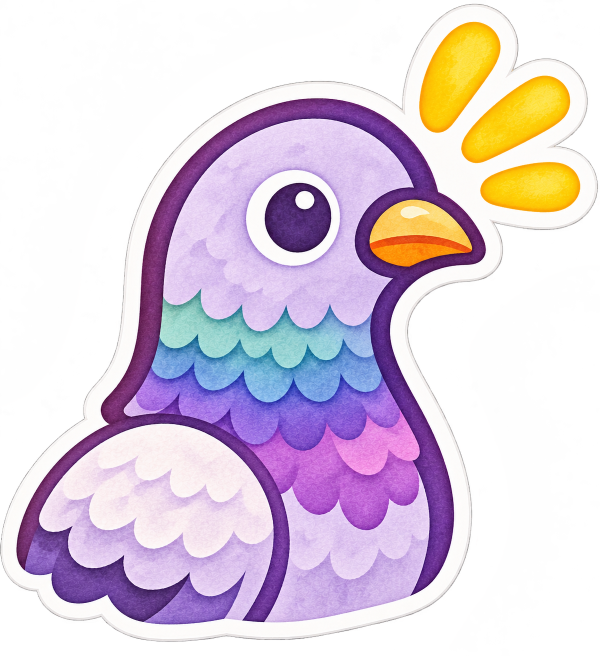
#> input picture assets/paloma_dialog.png, 1199 x 1312 px, found by its file name (shown at 1/2 size)
$ python generate_paloma_frames.py
#> lines starting #> are read from the running program, lines starting #| are printed output that depends on the picture; after the words box and inside, x2 and y2 are one past the last pixel; in counts of white or black regions, pixels touching at a corner belong together
import os
import numpy as np
from PIL import Image, ImageDraw

def create_paloma_frames():
    base_path = "assets/paloma_dialog.png"
    if not os.path.exists(base_path):
        raise FileNotFoundError(f"No se encontró el asset base: {base_path}")

    base = Image.open(base_path).convert("RGBA")
#> base is the input picture: PIL image 1199x1312 RGBA; mean R, G, B, A 156.8, 141.8, 155.8, 142.3
    arr_base = np.array(base)
    h_img, w_img, _ = arr_base.shape
#> h_img = 1312; w_img = 1199
    print(f"Generando frames de animación para Paloma ({w_img}x{h_img})...")
#> (printed output is left out)

    def get_seam_y(x):
        # Parabola de la comisura del pico: (830, 470) vértice
        return 470.0 + ((x - 830.0) / 100.0) ** 2 * 28.0

    def make_mouth_frame(max_gap=0):
        if max_gap == 0:
            return base.copy()

        out = arr_base.copy()

        for x in range(742, 960):
            seam = get_seam_y(x)
            rel = (x - 742.0) / (955.0 - 742.0)
            if 0 <= rel <= 1:
                gap = max_gap * np.sin(rel * np.pi)
            else:
                gap = 0

            shift = int(round(gap))
            if shift <= 0:
                continue

            # 1. Cavidad bucal profunda
            for y in range(int(seam), int(seam + shift)):
                norm_y = (y - seam) / float(shift)
                tongue_x_rel = (rel - 0.52) / 0.22
                is_tongue = False
                if abs(tongue_x_rel) <= 1.0:
                    tongue_top = 0.35 + 0.35 * (tongue_x_rel ** 2)
                    if norm_y >= tongue_top:
                        is_tongue = True

                if is_tongue:
                    # Lengua coral cálida
                    out[y, x] = [238, 102, 82, 255]
                else:
                    # Cavidad interior ciruela/rubí profundo
                    out[y, x] = [72, 20, 48, 255]

            # 2. Desplazamiento de mandíbula inferior y borde
            for y in range(540, int(seam), -1):
                if y + shift < h_img:
                    r, g, b, a = arr_base[y, x]
                    if a > 0:
                        out[y + shift, x] = arr_base[y, x]

        return Image.fromarray(out)

    def make_blink_frame():
        # Centro exacto del iris en (595, 435), radio 60
        img = base.copy()
        draw = ImageDraw.Draw(img)
        cx, cy = 595, 435
        r_iris = 60

        # Párpado con color lavanda de la cabeza
        draw.ellipse([cx - r_iris, cy - r_iris, cx + r_iris, cy + r_iris], fill=(216, 192, 238, 255))
        # Sombra sutil de acuarela en el borde superior del párpado
        draw.arc([cx - r_iris + 2, cy - r_iris + 2, cx + r_iris - 2, cy + r_iris - 2], start=180, end=360, fill=(182, 152, 212, 255), width=5)
        # Arco de pestañas alegre (sonrisa de ojos cerrada ⌒)
        col = (65, 28, 90, 255)
        w_line = 9
        draw.arc([cx - 46, cy - 32, cx + 46, cy + 28], start=190, end=350, fill=col, width=w_line)
        draw.line([(cx - 40, cy - 8), (cx - 52, cy - 14)], fill=col, width=w_line - 3)
        return img

    f0 = make_mouth_frame(0)
    f1 = make_mouth_frame(14)
#> call 2 of make_mouth_frame, with max_gap = 14
#> after the loop in make_mouth_frame (call 2), `for x in range(742, 960):`:
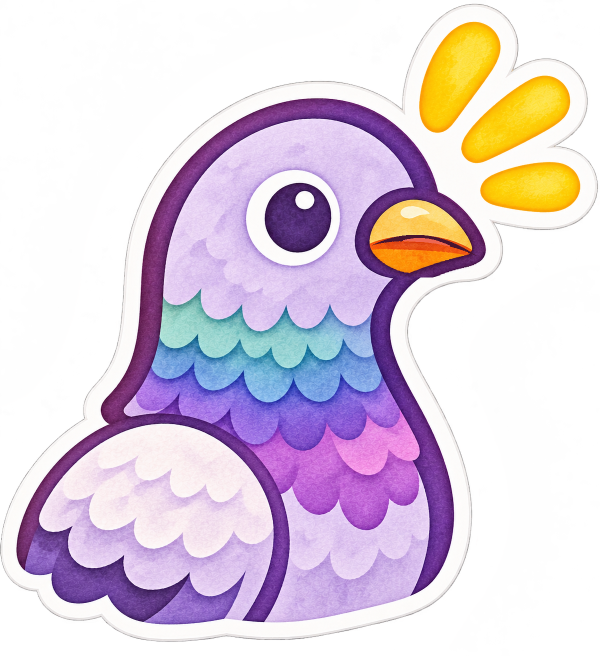
#> out: shape (1312, 1199, 4) (shown at 1/2 size); 0.9% of pixels changed, all inside (x1, y1, x2, y2) = (745, 470, 953, 555); transparent parts drawn white
    f2 = make_mouth_frame(26)
#> call 3 of make_mouth_frame, with max_gap = 26
#> after the loop in make_mouth_frame (call 3), `for x in range(742, 960):`:
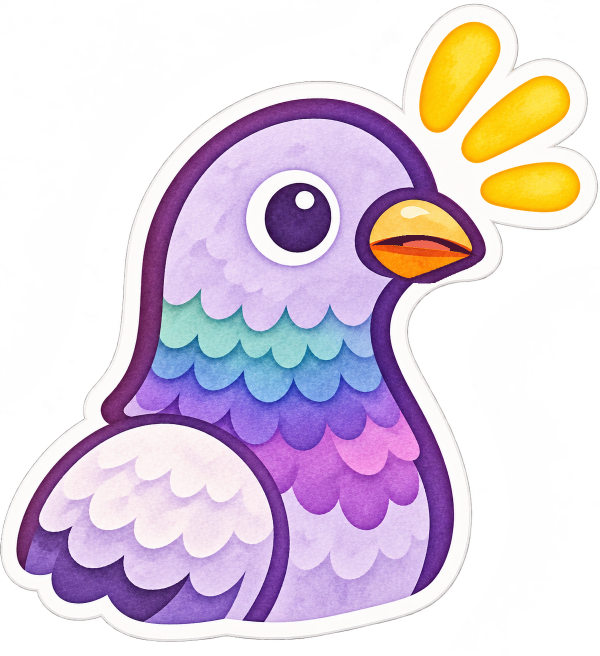
#> out: shape (1312, 1199, 4) (shown at 1/2 size); 1.01% of pixels changed, all inside (x1, y1, x2, y2) = (744, 470, 954, 567); transparent parts drawn white
    fb = make_blink_frame()

    f0.save("assets/paloma_dialog_habla_0.png")
    f1.save("assets/paloma_dialog_habla_1.png")
    f2.save("assets/paloma_dialog_habla_2.png")
    fb.save("assets/paloma_dialog_pestaneo.png")
    print("[OK] Frames guardados en assets/: habla_0, habla_1, habla_2, pestaneo.")

if __name__ == "__main__":
    create_paloma_frames()

$ run again, with assets/Mapa acuarela de ciudad costera tropical.png copied over assets/paloma_dialog.png
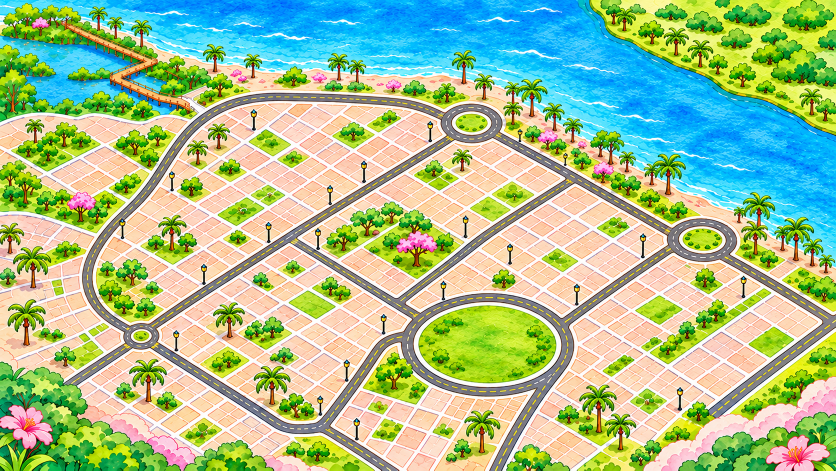
#> input picture assets/Mapa acuarela de ciudad costera tropical.png, 1672 x 941 px, found by its file name (shown at 1/2 size)
#> (printed output is left out)
#> after the loop in make_mouth_frame (call 2), `for x in range(742, 960):`:
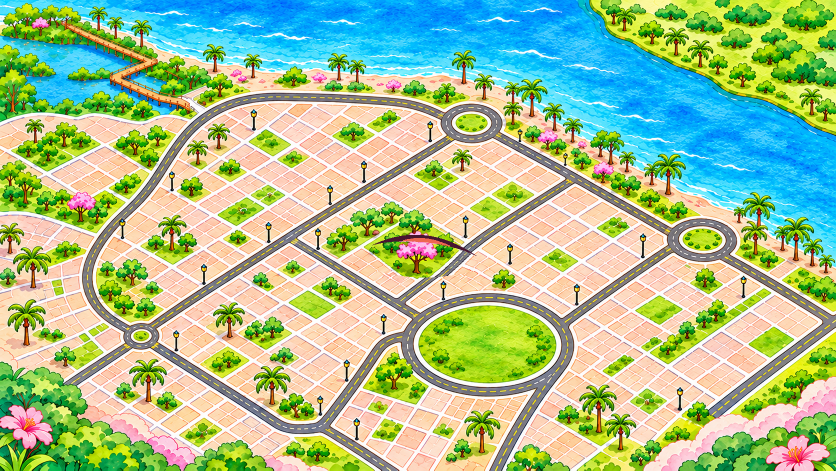
#> out: shape (941, 1672, 4) (shown at 1/2 size); mean R, G, B, A 164.2, 192.1, 145.7, 255
#> after the loop in make_mouth_frame (call 3), `for x in range(742, 960):`:
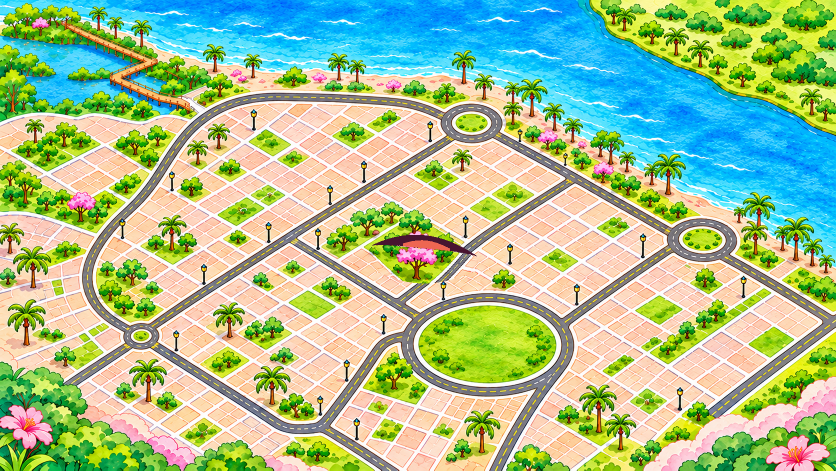
#> out: shape (941, 1672, 4) (shown at 1/2 size); mean R, G, B, A 164.1, 191.9, 145.6, 255

$ run again, with assets/aeropuerto_ernesto_cortissoz_mapa.png copied over assets/paloma_dialog.png
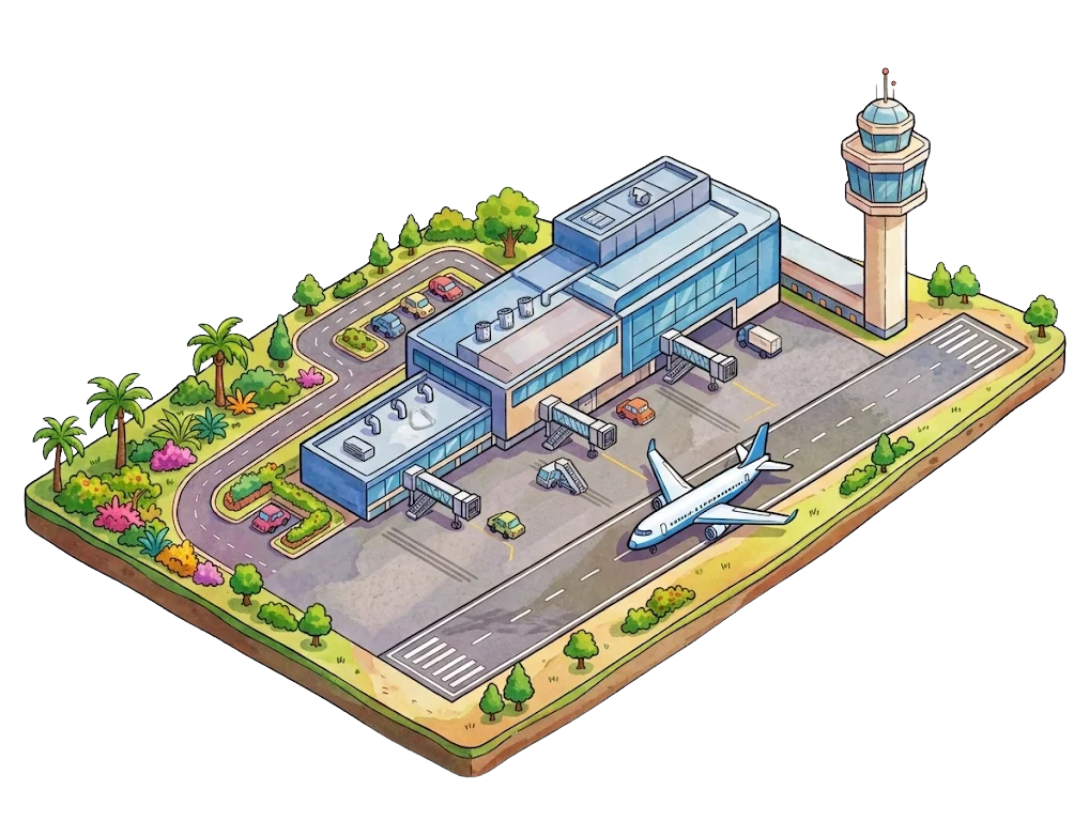
#> input picture assets/aeropuerto_ernesto_cortissoz_mapa.png, 1083 x 819 px, found by its file name
#> in create_paloma_frames, base is the input picture: PIL image 1083x819 RGBA; mean R, G, B, A 65.4, 64.3, 55.2, 106.2
#> (printed output is left out)
#> after the loop in make_mouth_frame (call 2), `for x in range(742, 960):`:
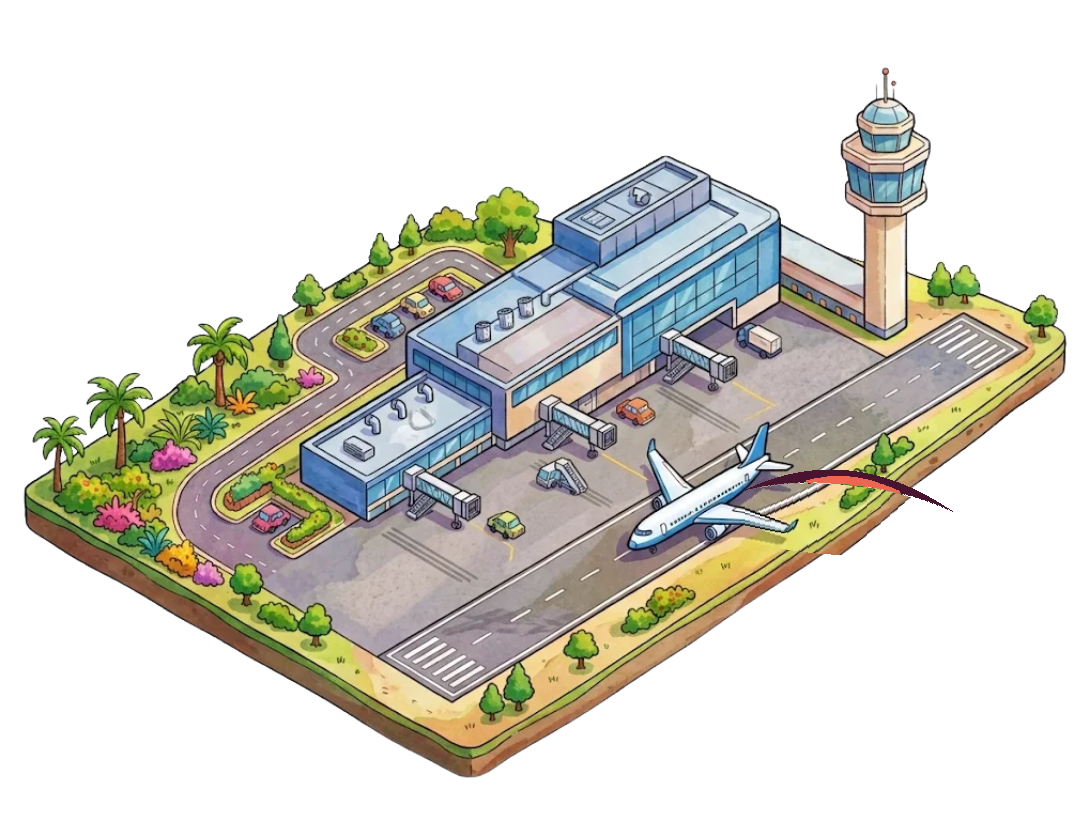
#> out: shape (819, 1083, 4); 1.21% of pixels changed, all inside (x1, y1, x2, y2) = (745, 470, 953, 555); transparent parts drawn white
#> after the loop in make_mouth_frame (call 3), `for x in range(742, 960):`:
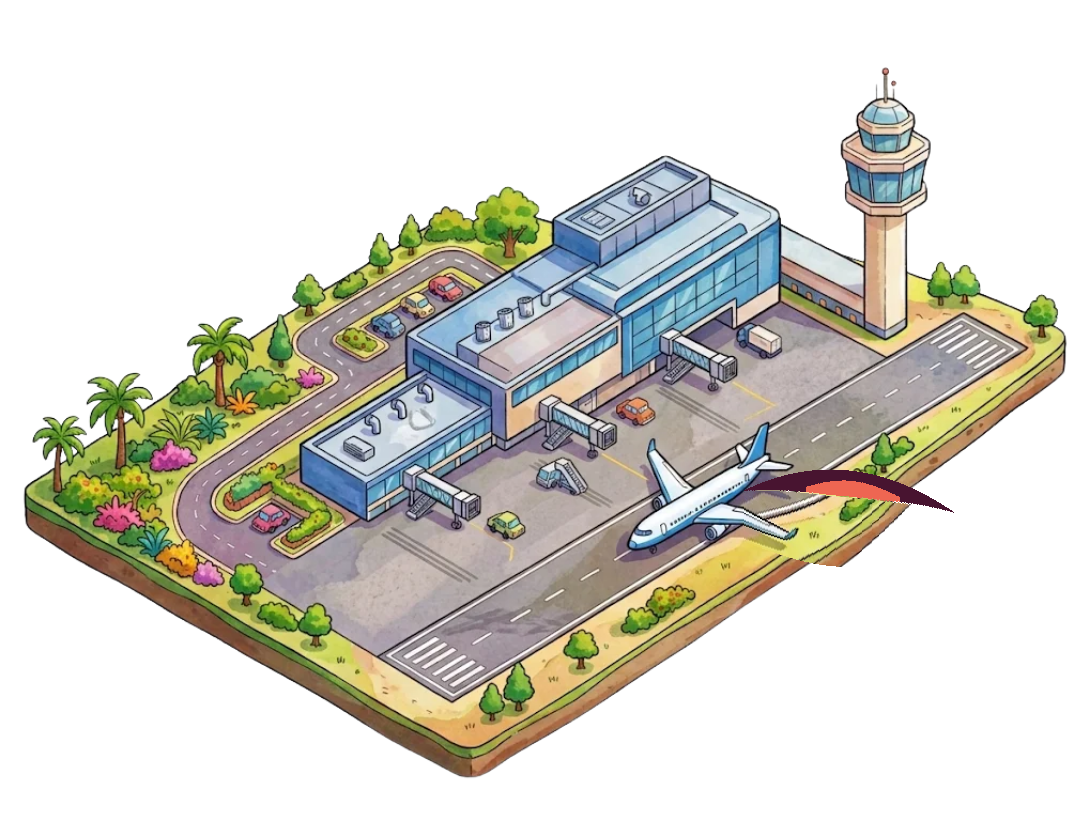
#> out: shape (819, 1083, 4); 1.4% of pixels changed, all inside (x1, y1, x2, y2) = (744, 470, 954, 567); transparent parts drawn white
